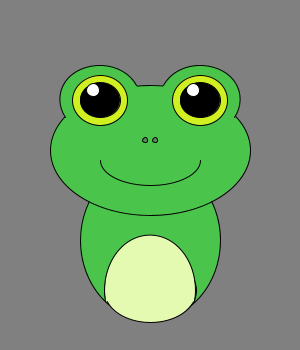
Frame 1 (no input)
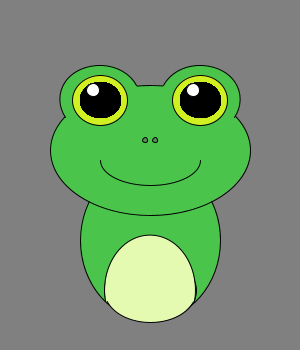
Frame 60 (the mouse pressed at the canvas centre just before this capture)
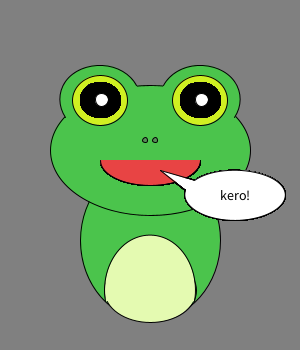
Frame 120 (the mouse held since frame 60 and released just before this capture)

The Processing sketch that drew these frames (run headless with seeded random() and noise(); from frame 60 on, the mouse is pressed at the canvas centre):

// Processing sketch: processing_25066
// ── processing_25066.pde

void setup() {
  size (300,350);
  background(128);
  smooth();

  fill(75,196,76);
  ellipse(150,240,140,160); //body

  fill(228,250,177);
  ellipse(150,290,92,65);
  arc(150,290,90,110,radians(168),radians(372));//belly

  fill(75,196,76);
  ellipse(150,150, 200,130); //head

  noStroke();
  ellipse(100,100,80,70); //behind left eye
  ellipse(200,100,80,70); //behind right eye

  stroke(1);
  arc(100,100, 80,70,radians(150),radians(335)); //left eye socket
  arc(200,100, 80,70,radians(205),radians(390)); //right eye socket

  fill(208,240,34);
  ellipse(100,100,55,50);//eye
  ellipse(200,100,55,50);

  fill(0);
  // ellipse(100,100,40,35);//iris, moved to draw 
  // ellipse(200,100,40,35);

 // fill(255);
 // ellipse(107,91,13,13);//pupil
 // ellipse(193,91,13,13);

  fill(87,142,88);
  ellipse(145,140,5,5);//nose
  ellipse(155,140,5,5);

  noFill();
  //fill(232,68,68);
  arc(150,160, 100,50, 0, PI); //mouth

  //line(123,245,125,260);
}

void draw() {

  if (mousePressed || keyPressed == true) {
    // noStroke();
    smooth();
    fill(232,68,68);
    arc(150,160, 100,50, 0, PI); //open mouth

    fill(255,255,255);
    noStroke();
    triangle(160,170, 200,183, 190, 192);
    ellipse(235,195, 100,50);
    stroke(1);
    line(160,170,185,190);
    line(160,170,195,180);
    arc(235,195, 100,50, radians(215),radians(550)); //speech bubble



    fill(0);
    textSize(14);
    text("kero!", 220, 200);
  }
//moving eyes
  fill(0);
  ellipse(100,100,40,35);
  ellipse(200,100,40,35);
  
  float m = map(mouseX,0,width,100-7,100+10);
  float n = map(mouseY,0,width,100-10,100+7);
  fill(255);
  ellipse(m,n,13,13);
  
  float i = map(mouseX,0,width,200-7,200+10);
  float j = map(mouseY,0,width,100-10,100+7);
  ellipse(i,j,13,13);
  
  
}

void mouseReleased() {
  setup();
}

void keyReleased() {
  setup();
}
